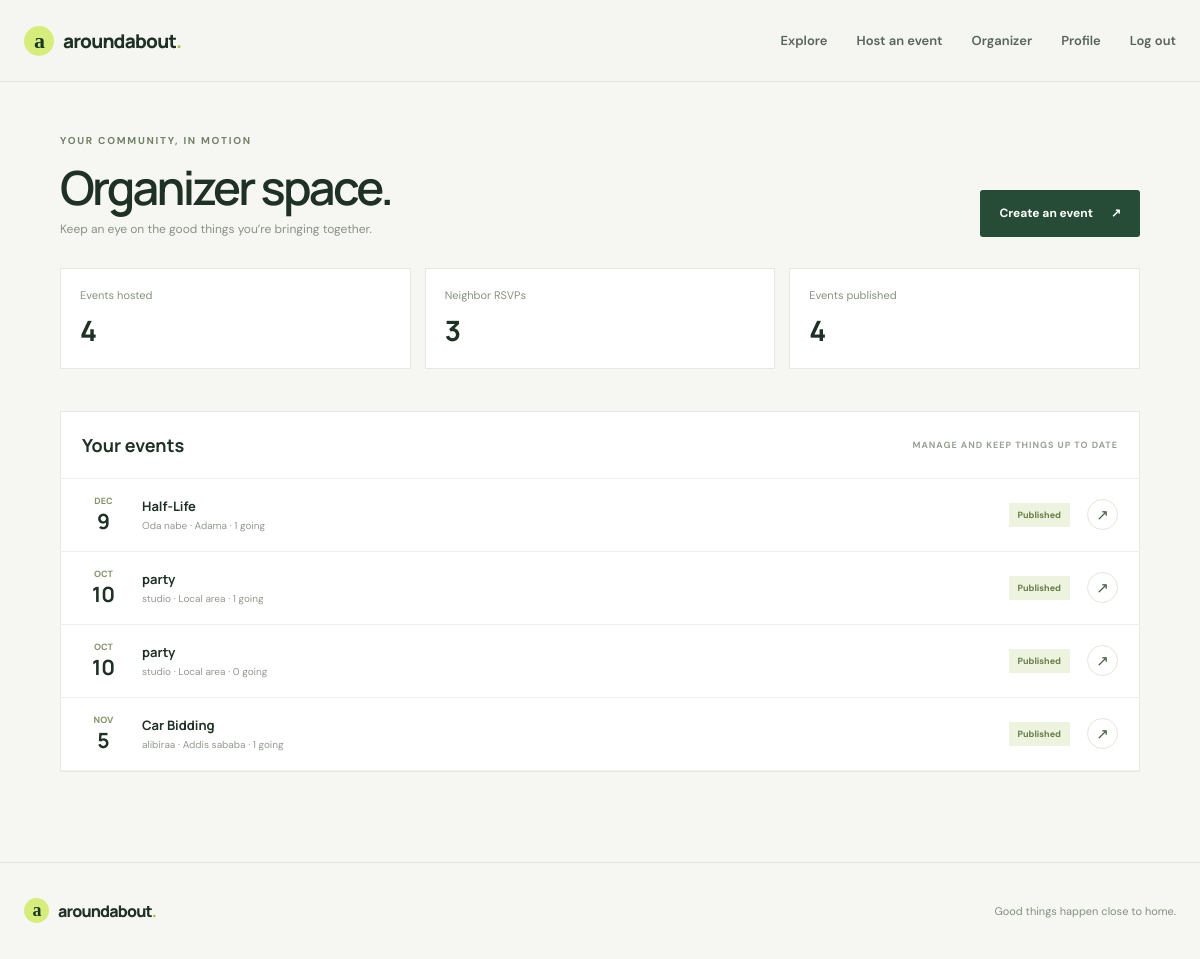
The page /organizer/ (signed in) on the database its author committed.
### events/models.py (models this page shows, shortened)
class Event(models.Model):
    class Category(models.TextChoices):
        ARTS = "arts", "Arts & culture"
        FOOD = "food", "Food & drink"
        MUSIC = "music", "Music"
        OUTDOORS = "outdoors", "Outdoors"
        SOCIAL = "social", "Social"
        TECH = "tech", "Technology"
        WELLNESS = "wellness", "Wellness"
        OTHER = "other", "Other"
    class Status(models.TextChoices):
        DRAFT = "draft", "Draft"
        PUBLISHED = "published", "Published"
    organizer = models.ForeignKey(
        settings.AUTH_USER_MODEL,
        on_delete=models.CASCADE,
        related_name="organized_events",
    )
    title = models.CharField(max_length=140)
    slug = models.SlugField(max_length=160, unique=True)
    category = models.CharField(max_length=20, choices=Category.choices, default=Category.SOCIAL)
    description = models.TextField()
    venue = models.CharField(max_length=180)
    address = models.CharField(max_length=240, blank=True)
    city = models.CharField(max_length=100, default="Local area")
    starts_at = models.DateTimeField(db_index=True)
    ends_at = models.DateTimeField()
    capacity = models.PositiveIntegerField(null=True, blank=True)
    price = models.DecimalField(max_digits=8, decimal_places=2, default=0, validators=[MinValueValidator(0)])
    image = models.ImageField(upload_to="events/", blank=True)
    status = models.CharField(max_length=12, choices=Status.choices, default=Status.PUBLISHED)
    created_at = models.DateTimeField(auto_now_add=True)
    updated_at = models.DateTimeField(auto_now=True)
    class Meta:
        ordering = ["starts_at"]
        indexes = [models.Index(fields=["status", "starts_at"])]

### events/views.py (the view)
# urls.py: path("organizer/", views.OrganizerDashboardView.as_view(), name="organizer_dashboard"),
class OrganizerDashboardView(LoginRequiredMixin, UserPassesTestMixin, ListView):
    template_name = "events/organizer_dashboard.html"
    context_object_name = "events"
    def test_func(self):
        return self.request.user.is_staff or self.request.user.profile.is_organizer
    def get_queryset(self):
        queryset = Event.objects.annotate(rsvp_count=Count("rsvps", filter=Q(rsvps__status=RSVP.Status.CONFIRMED)))
        if not self.request.user.is_staff:
            queryset = queryset.filter(organizer=self.request.user)
        return queryset.order_by("-created_at")
    def get_context_data(self, **kwargs):
        context = super().get_context_data(**kwargs)
        context["published_count"] = context["events"].filter(status=Event.Status.PUBLISHED).count()
        context["rsvp_total"] = sum(event.rsvp_count for event in context["events"])
        return context

### templates/events/organizer_dashboard.html (shortened to what this page needs)
{% extends "base.html" %}
{% block content %}
<section class="dashboard-wrap">
  <div class="dashboard-heading"><div><p class="eyebrow">YOUR COMMUNITY, IN MOTION</p><h1>Organizer space.</h1><p>Keep an eye on the good things you’re bringing together.</p></div><a class="button button-dark" href="{% url 'event_create' %}">Create an event <span aria-hidden="true">↗</span></a></div>
  <div class="dashboard-stats"><div><span>Events hosted</span><strong>{{ events|length }}</strong></div><div><span>Neighbor RSVPs</span><strong>{{ rsvp_total }}</strong></div><div><span>Events published</span><strong>{{ published_count }}</strong></div></div>
  <div class="dashboard-list">
    <div class="list-heading"><h2>Your events</h2><span>MANAGE AND KEEP THINGS UP TO DATE</span></div>
    {% for event in events %}<article class="manage-event"><div class="manage-date">{{ event.starts_at|date:"M" }}<strong>{{ event.starts_at|date:"j" }}</strong></div><div class="manage-event-main"><h3><a href="{% url 'event_detail' event.slug %}">{{ event.title }}</a></h3><p>{{ event.venue }} · {{ event.city }} · {{ event.rsvp_count }} going</p></div><span class="status-pill status-{{ event.status }}">{{ event.get_status_display }}</span><a class="round-arrow" href="{% url 'event_edit' event.slug %}" aria-label="Edit {{ event.title }}">↗</a></article>
    {% empty %}<div class="empty-state dashboard-empty"><span class="empty-icon">✳</span><h3>Your first gathering starts here.</h3><p>Create an event and invite the neighborhood.</p><a class="button button-dark" href="{% url 'event_create' %}">Create an event <span aria-hidden="true">↗</span></a></div>{% endfor %}
  </div>
</section>
{% endblock %}

### templates/base.html (shortened to what this page needs)
{% load static %}
<!doctype html>
<html lang="en">
<head>
  <link rel="stylesheet" href="{% static 'style.css' %}">
</head>
<body>
  <header class="site-header">
    <nav class="nav-shell" aria-label="Main navigation">
      <a class="brand" href="{% url 'home' %}"><span class="brand-mark">a</span> aroundabout<span class="brand-dot">.</span></a>
      <div class="nav-links">
        <a href="{% url 'home' %}">Explore</a>
        {% if user.is_authenticated %}
          <a href="{% url 'event_create' %}">Host an event</a>
          {% if user.is_staff or user.profile.is_organizer %}<a href="{% url 'organizer_dashboard' %}">Organizer</a>{% endif %}
          <a href="{% url 'profile' %}">Profile</a>
          <form class="nav-logout" method="post" action="{% url 'logout' %}">{% csrf_token %}<button type="submit">Log out</button></form>
        {% else %}
          <a href="{% url 'login' %}">Log in</a>
          <a class="nav-signup" href="{% url 'signup' %}">Join the neighborhood <span aria-hidden="true">↗</span></a>
        {% endif %}
      </div>
    </nav>
  </header>
  <main>
    {% block content %}{% endblock %}
  </main>
  <footer class="site-footer">
    <a class="brand" href="{% url 'home' %}"><span class="brand-mark">a</span> aroundabout<span class="brand-dot">.</span></a>
    <span>Good things happen close to home.</span>
  </footer>
</body>
</html>

### rows shown on the page
Event: starts_at "DEC", starts_at "9", title "Half-Life", venue "Oda nabe", city "Adama", rsvp_count "1", status "Published"
Event: starts_at "OCT", starts_at "10", title "party", venue "studio", city "Local area", rsvp_count "1", status "Published"
Event: starts_at "OCT", starts_at "10", title "party", venue "studio", city "Local area", rsvp_count "0", status "Published"
Event: starts_at "NOV", starts_at "5", title "Car Bidding", venue "alibiraa", city "Addis sababa", rsvp_count "1", status "Published"

### other values the page prints
{{ events|length }} "4"
{{ rsvp_total }} "3"
{{ published_count }} "4"
